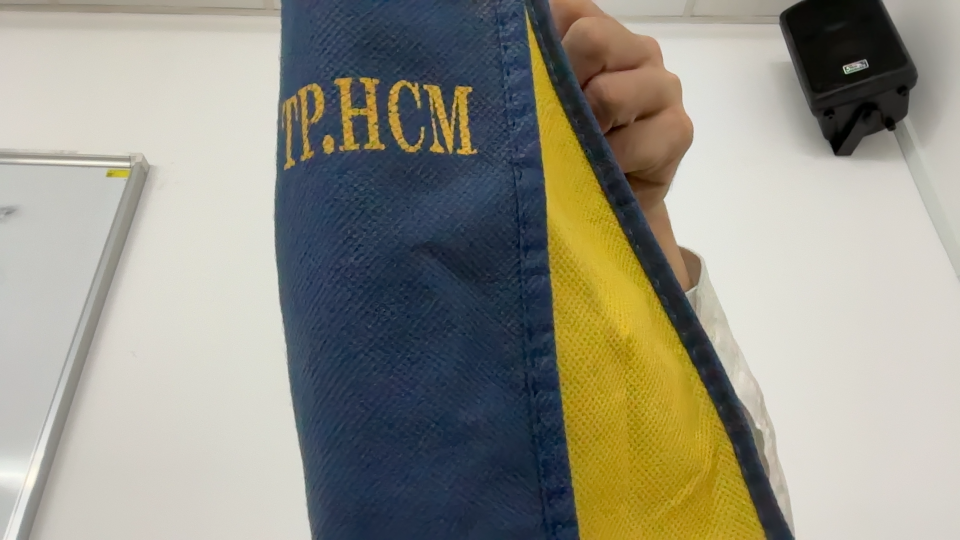
#> input picture cv-k17-chieut4-main/cv-k17-chieut4-main/saved_frame.png, 1920 x 1080 px (shown at 1/2 size)
$ python read_img.py
#> lines starting #> are read from the running program, lines starting #| are printed output that depends on the picture; after the words box and inside, x2 and y2 are one past the last pixel; in counts of white or black regions, pixels touching at a corner belong together
import cv2
img = cv2.imread('saved_frame.png')
#> img is the input picture: shape (1080, 1920, 3); mean B, G, R 134, 146.7, 148.6
gray_img = cv2.cvtColor(img, cv2.COLOR_BGR2GRAY) # chuyển ảnh màu sang ảnh xám
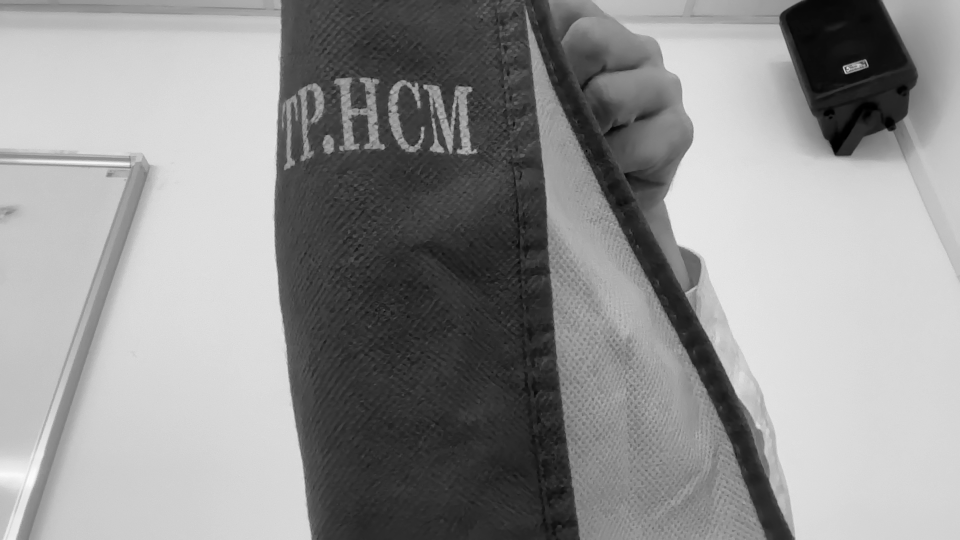
#> gray_img: shape (1080, 1920) (shown at 1/2 size); min 0, max 253, mean 145.8
gray_img[150:500,400:900] = 0
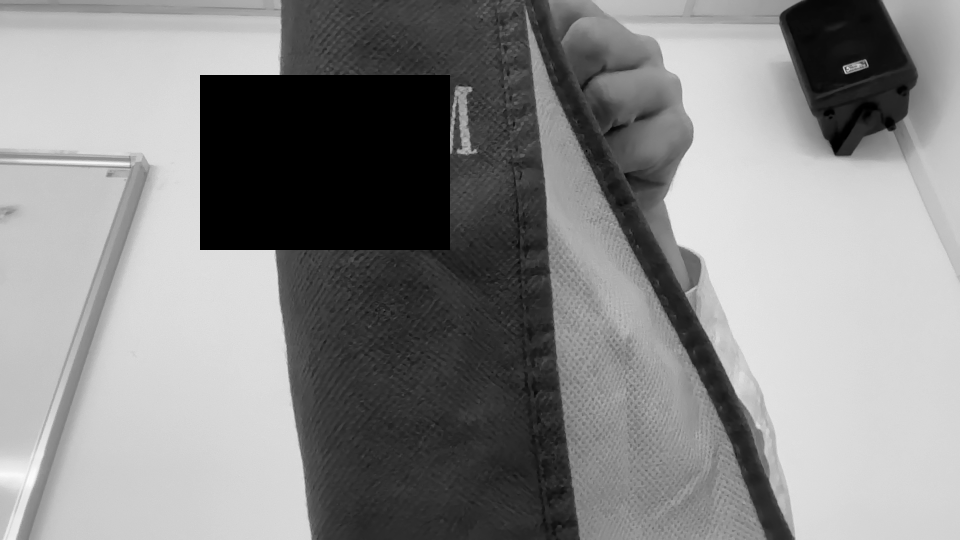
#> gray_img: shape (1080, 1920) (shown at 1/2 size); 8.44% of pixels changed, all inside (x1, y1, x2, y2) = (400, 150, 900, 500)
cv2.imshow('image', gray_img)


cv2.waitKey(0)
cv2.destroyAllWindows()
